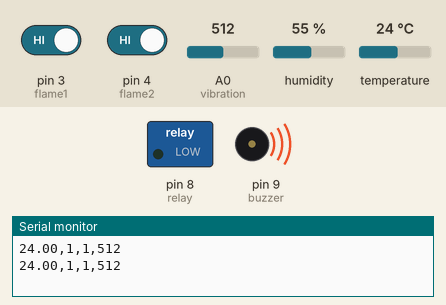
Simulated run of this sketch. Board: Arduino Uno, built with avr-gcc and run on an emulated ATmega328P. Parts: switched loads named in the sketch (green lamp = pin HIGH), buzzer (waves = sounding, pin HIGH), the last lines printed to the serial monitor. The test bench sets the inputs (shaded band); at power-on: A0 (vibration) = 512, pin 3 (flame1) HIGH, pin 4 (flame2) HIGH, humidity 55 %, temperature 24 °C.

Above: at 2.8 s.
2.9 s: A0 (vibration) set to 490
At 4.4 s:
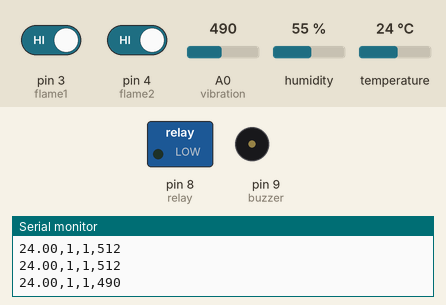
5.6 s: pin 3 (flame1) driven LOW
At 6.8 s:
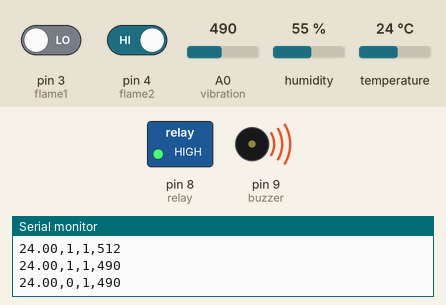
8.3 s: pin 3 (flame1) driven HIGH
At 10.5 s:
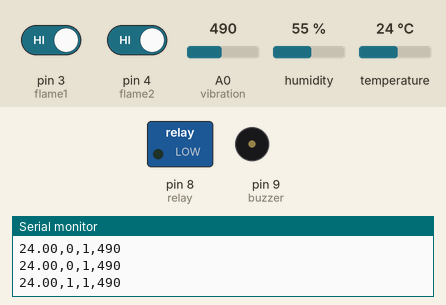
11.6 s: pin 4 (flame2) driven LOW
At 12.9 s:
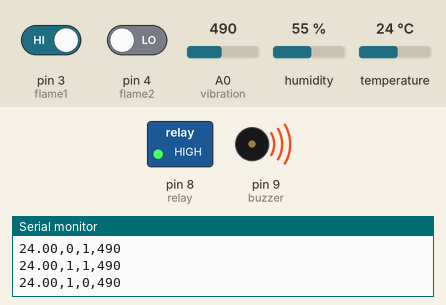
Timing chart, 0 to 14.6 s (numbered marks = the images above; inputs shaded):
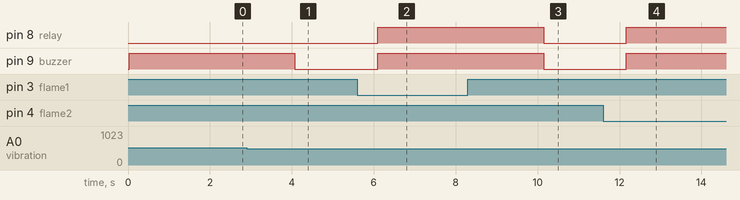

Measured:
- the behaviour switches between 501 and 500 on A0 (vibration) (found by bisection; images 0 and 1)
- after the input at 2.9 s, pin 9 (buzzer): HIGH → LOW after 1.2 s
- after the input at 5.6 s, pin 8 (relay), pin 9 (buzzer): LOW → HIGH after 0.50 s
- after the input at 8.3 s, pin 8 (relay), pin 9 (buzzer): HIGH → LOW after 1.8 s
- after the input at 11.6 s, pin 8 (relay), pin 9 (buzzer): LOW → HIGH after 0.57 s

The sketch:

Arduino_Code.ino
```cpp
#include <DHT.h>
#define DHTPIN 2
#define DHTTYPE DHT11
DHT dht(DHTPIN, DHTTYPE);

int flame1 = 3;
int flame2 = 4;
int vibration = A0;
int relay = 8;
int buzzer = 9;

void setup() {
Serial.begin(9600);
pinMode(flame1, INPUT);
pinMode(flame2, INPUT);
pinMode(vibration, INPUT);
pinMode(relay, OUTPUT);
pinMode(buzzer, OUTPUT);
digitalWrite(relay, LOW);
digitalWrite(buzzer, LOW);
dht.begin();
}

void loop()
{
float temp = dht.readTemperature();
int flameState1 = digitalRead(flame1);
int flameState2 = digitalRead(flame2);
int vibrationValue = analogRead(vibration);
Serial.print(temp);
Serial.print(",");
Serial.print(flameState1);
Serial.print(",");
Serial.print(flameState2);
Serial.print(",");
Serial.println(vibrationValue);
if(flameState1 == LOW || flameState2 == LOW)
{ digitalWrite(relay, HIGH);   // sprinkler ON
 digitalWrite(buzzer, HIGH);  // alarm
}

else if(vibrationValue > 500)
{ digitalWrite(buzzer, HIGH);  // vibration alert
 digitalWrite(relay, LOW);
}
else {
digitalWrite(relay, LOW);
digitalWrite(buzzer, LOW);
}

delay(2000);
}
```
